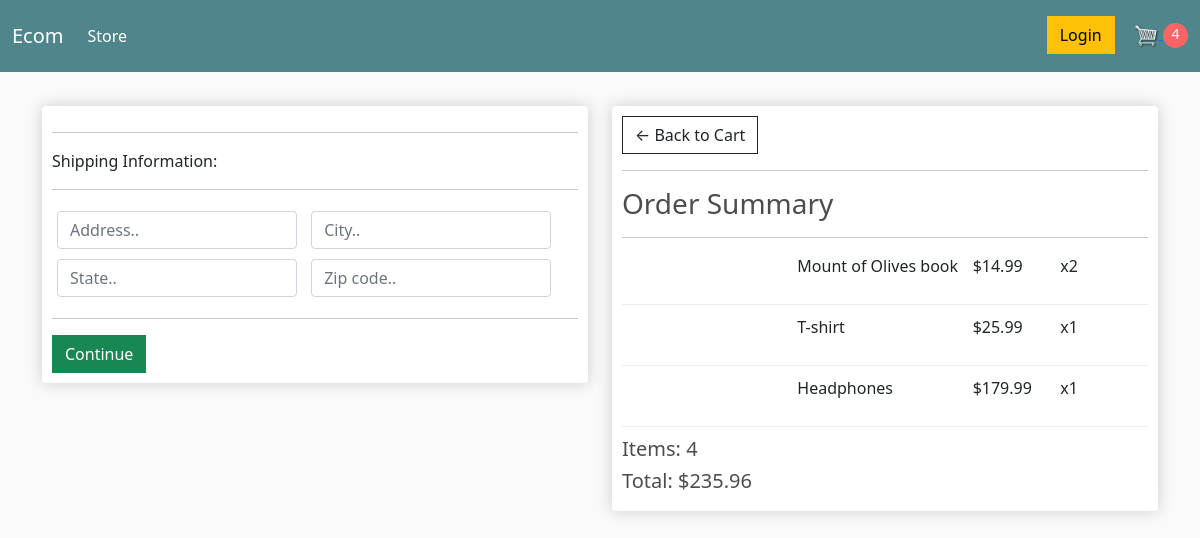
/checkout/ (signed in), run on an earlier commit of the app's database.
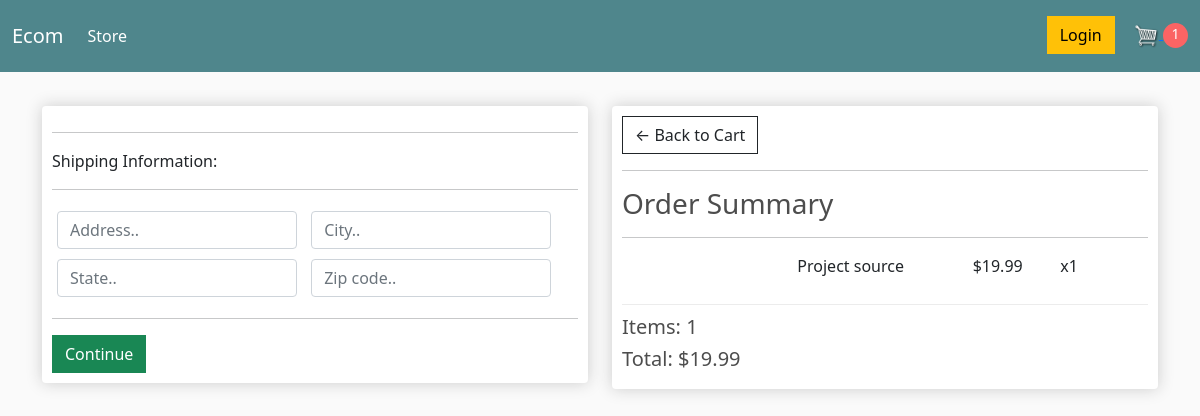
And on a later commit of the database.
### store/models.py (models this page shows, shortened)
class OrderItem(models.Model):
    product = models.ForeignKey(
        Product, on_delete=models.SET_NULL, null=True, blank=True
    )
    order = models.ForeignKey(Order, on_delete=models.SET_NULL, null=True, blank=True)
    quantity = models.IntegerField(default=0, null=True, blank=True)
    date_added = models.DateTimeField(auto_now_add=True)
    @property
    def get_total(self):
        total = self.product.price * self.quantity
        return total

class Product(models.Model):
    name = models.CharField(max_length=200)
    price = models.FloatField()
    digital = models.BooleanField(default=False, null=True, blank=True)
    image = models.ImageField(null=True, blank=True)

class Order(models.Model):
    customer = models.ForeignKey(
        Customer, on_delete=models.SET_NULL, null=True, blank=True
    )
    date_ordered = models.DateTimeField(auto_now_add=True)
    complete = models.BooleanField(default=False)
    transaction_id = models.CharField(max_length=200, null=True)
    @property
    def get_cart_total(self):
        orderitems = self.orderitem_set.all()
        total = sum([item.get_total for item in orderitems])
        return total
    @property
    def get_cart_items(self):
        orderitems = self.orderitem_set.all()
        total = sum([item.quantity for item in orderitems])
        return total

### store/views.py (the view, shortened to what this page needs)
# urls.py: path("checkout/", views.checkout, name="checkout"),
def checkout(request):
    if request.user.is_authenticated:
        customer = request.user.customer
        order, created = Order.objects.get_or_create(customer=customer, complete=False)
        items = order.orderitem_set.all()
    context = {"items": items, "order": order, 'cartItems': get_cart_items(request)}
    return render(request, "store/checkout.html", context)

### store/views.py (called while the page is built)
def get_cart_items(request):
    items = 0
    if request.user.is_authenticated:
        customer = request.user.customer
        order, created = Order.objects.get_or_create(customer=customer, complete=False)
        items = order.get_cart_items
    return items

### store/templates/store/checkout.html (shortened to what this page needs)
{% extends 'store/main.html' %}
{% load static %}
{% block content %}
    <div class="row">
        <div class="col-lg-6">
            <div class="box-element" id="form-wrapper">
                <form id="form">
                    <div id="shipping-info">
                        <hr>
                        <p>Shipping Information:</p>
                        <hr>
                        <div class="form-field">
                            <input class="form-control" type="text" name="address"
                                placeholder="Address..">
                        </div>
                        <div class="form-field">
                            <input class="form-control" type="text" name="city"
                                placeholder="City..">
                        </div>
                        <div class="form-field">
                            <input class="form-control" type="text" name="state"
                                placeholder="State..">
                        </div>
                        <div class="form-field">
                            <input class="form-control" type="text" name="zipcode"
                                placeholder="Zip code..">
                        </div>
                    </div>
                    <hr>
                    <input id="form-button" class="btn btn-success btn-block" type="submit"
                        value="Continue">
                </form>
            </div>
            <br>
        </div>
        <div class="col-lg-6">
            <div class="box-element">
                <a  class="btn btn-outline-dark" href="{% url 'cart' %}">&#x2190; Back to Cart</a>
                <hr>
                <h3>Order Summary</h3>
                <hr>
                {% for item in items %}
                    <div class="cart-row">
                        <div style="flex:2"><img class="row-image" src="{{ item.product.image_url }}"></div>
                        <div style="flex:2"><p>{{ item.product.name }}</p></div>
                        <div style="flex:1"><p>${{ item.product.price|floatformat:2 }}</p></div>
                        <div style="flex:1"><p>x{{ item.quantity }}</p></div>
                    </div>
                {% endfor %}
                <h5>Items: {{ order.get_cart_items }}</h5>
                <h5>Total: ${{ order.get_cart_total|floatformat:2 }}</h5>
            </div>
        </div>
    </div>
{% endblock content %}

What changed in the data, as far as the page shows it:
removed OrderItem: product.name "Mount of Olives book", product.price "14.99", quantity "2"
removed OrderItem: product.name "T-shirt", product.price "25.99", quantity "1"
removed OrderItem: product.name "Headphones", product.price "179.99", quantity "1"
added OrderItem: product.name "Project source", product.price "19.99", quantity "1"
computed for Order: get_cart_items "4" → "1"; get_cart_total "235.96" → "19.99"
Also different on the page:
{{ cartItems }}: "4" → "1"
